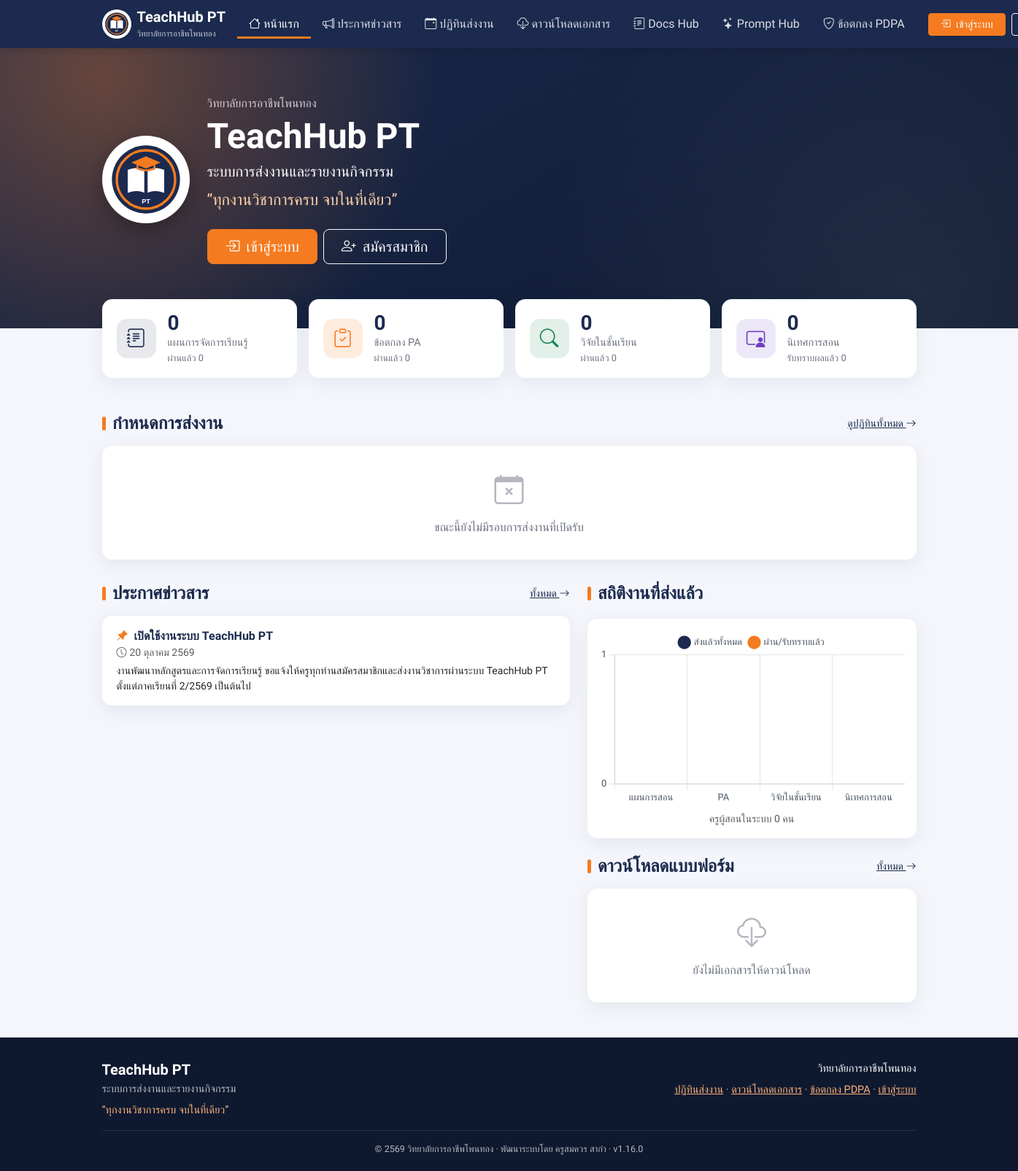
The page / on the database its author committed.
### tables this page shows
CREATE TABLE `settings` (
  `setting_key`    VARCHAR(100) NOT NULL,
  `setting_value`  TEXT NULL,
  `description`    VARCHAR(255) NULL,
  `updated_at`     DATETIME NULL ON UPDATE CURRENT_TIMESTAMP,
  PRIMARY KEY (`setting_key`)
);

CREATE TABLE `announcements` (
  `id`            INT UNSIGNED NOT NULL AUTO_INCREMENT,
  `title`         VARCHAR(255) NOT NULL,
  `content`       TEXT NOT NULL,
  `is_pinned`     TINYINT(1) NOT NULL DEFAULT 0,
  `is_published`  TINYINT(1) NOT NULL DEFAULT 1,
  `views`         INT UNSIGNED NOT NULL DEFAULT 0,
  `created_by`    INT UNSIGNED NULL,
  `published_at`  DATETIME NOT NULL DEFAULT CURRENT_TIMESTAMP,
  `created_at`    DATETIME NOT NULL DEFAULT CURRENT_TIMESTAMP,
  `updated_at`    DATETIME NULL ON UPDATE CURRENT_TIMESTAMP,
  PRIMARY KEY (`id`),
  KEY `idx_announce_published` (`is_published`, `is_pinned`, `published_at`),
  KEY `idx_announce_created_by` (`created_by`),
  CONSTRAINT `fk_announce_created_by` FOREIGN KEY (`created_by`)
    REFERENCES `users` (`id`) ON UPDATE CASCADE ON DELETE SET NULL
);

### public/index.php (the view, shortened to what the rows shown need)
<?php
$news = db_all(
    'SELECT id, title, content, is_pinned, published_at FROM announcements
     WHERE is_published = 1 AND published_at <= NOW()
     ORDER BY is_pinned DESC, published_at DESC LIMIT 5'
);
$logo = logo_url();
require APP_ROOT . '/includes/public_header.php';
?>
<section class="hero">
    <div class="container">
        <div class="row align-items-center g-4">
            <div class="col-md">
                <div class="opacity-75 mb-1"><?= e(college_name()) ?></div>
                <h1 class="mb-1"><?= e(system_name()) ?></h1>
                <div class="fs-5 mb-2"><?= e(setting('system_fullname', 'ระบบการส่งงานและรายงานกิจกรรม')) ?></div>
                <div class="slogan mb-4">“<?= e(setting('slogan', 'ทุกงานวิชาการครบ จบในที่เดียว')) ?>”</div>
                <div class="d-flex flex-wrap gap-2 justify-content-center justify-content-md-start">
                    <?php if ($viewer): ?>
                        <a href="<?= e(url(dashboard_url($viewer['role']))) ?>" class="btn btn-accent btn-lg px-4">
                            <i class="bi bi-speedometer2 me-1"></i> เข้าสู่หน้าทำงาน</a>
                    <?php else: ?>
                        <a href="<?= e(url('auth/login.php')) ?>" class="btn btn-accent btn-lg px-4">
                            <i class="bi bi-box-arrow-in-right me-1"></i> เข้าสู่ระบบ</a>
                        <?php if (setting('allow_register', '1') === '1'): ?>
                            <a href="<?= e(url('auth/register.php')) ?>" class="btn btn-outline-light btn-lg px-4">
                                <i class="bi bi-person-plus me-1"></i> สมัครสมาชิก</a>
                        <?php endif; ?>
                    <?php endif; ?>
                </div>
            </div>
        </div>
    </div>
</section>
<div class="container">
    <div class="row g-4 mt-2">
        <div class="col-lg-7">
            <div class="card">
                <?php if ($news): ?>
                    <?php foreach ($news as $n): ?>
                        <a class="news-item" href="<?= e(url('public/announcements.php?id=' . (int)$n['id'])) ?>">
                            <div class="news-title">
                                <?php if ($n['is_pinned']): ?><i class="bi bi-pin-angle-fill text-accent me-1"></i><?php endif; ?>
                                <?= e($n['title']) ?>
                            </div>
                            <div class="small text-muted mb-1"><i class="bi bi-clock me-1"></i><?= e(thai_date($n['published_at'], false, true)) ?></div>
                            <div class="small"><?= e(str_limit($n['content'], 140)) ?></div>
                        </a>
                    <?php endforeach; ?>
                <?php else: ?>
                    <div class="empty-state"><i class="bi bi-megaphone"></i>ยังไม่มีประกาศ</div>
                <?php endif; ?>
            </div>
        </div>
    </div>
</div>
<?php
require APP_ROOT . '/includes/public_footer.php';

### includes/public_header.php (shortened to what the rows shown need)
<?php
$viewer = current_user();
?>
<!DOCTYPE html>
<html lang="th">
<head>
    <link href="https://cdn.jsdelivr.net/npm/bootstrap@5.3.3/dist/css/bootstrap.min.css" rel="stylesheet">
    <link href="https://cdn.jsdelivr.net/npm/bootstrap-icons@1.11.3/font/bootstrap-icons.min.css" rel="stylesheet">
    <link href="<?= e(asset('css/style.css')) ?>" rel="stylesheet">
</head>
<body data-server-now="<?= time() * 1000 ?>">
<nav class="navbar navbar-expand-xl navbar-dark pub-navbar sticky-top">
    <div class="container">
        <a class="navbar-brand d-flex align-items-center gap-2" href="<?= e(url('public/index.php')) ?>">
            <span class="lh-1">
                <span class="fw-bold d-block"><?= e(system_name()) ?></span>
                <small class="opacity-75" style="font-size:.72rem"><?= e(college_name()) ?></small>
            </span>
        </a>
    </div>
</nav>

### rows shown on the page
settings: setting_key "TeachHub PT"
announcements: is_pinned 1 (drawn), title "เปิดใช้งานระบบ TeachHub PT", published_at "20 ตุลาคม 2569", content "งานพัฒนาหลักสูตรและการจัดการเรียนรู้ ขอแจ้งให้ครูทุกท่านสมัครสมาชิกและส่งงานวิชาการผ่านระบบ TeachHub PT ตั้งแต่ภาคเรียนที่ 2/2569 เป็นต้นไป"

### other values the page prints
college_name() "วิทยาลัยการอาชีพโพนทอง"
$label "หน้าแรก"
$label "ประกาศข่าวสาร"
$label "ปฏิทินส่งงาน"
$label "ดาวน์โหลดเอกสาร"
$label "Docs Hub"
$label "Prompt Hub"
$label "ข้อตกลง PDPA"
setting('system_fullname', 'ระบบการส่งงานและรายงานกิจกรรม') "ระบบการส่งงานและรายงานกิจกรรม"
setting('slogan', 'ทุกงานวิชาการครบ จบในที่เดียว') "ทุกงานวิชาการครบ จบในที่เดียว"
$stats[$t]['total'] "0"
$label "แผนการจัดการเรียนรู้"
$stats[$t]['approved'] "0"
$label "ข้อตกลง PA"
$label "วิจัยในชั้นเรียน"
